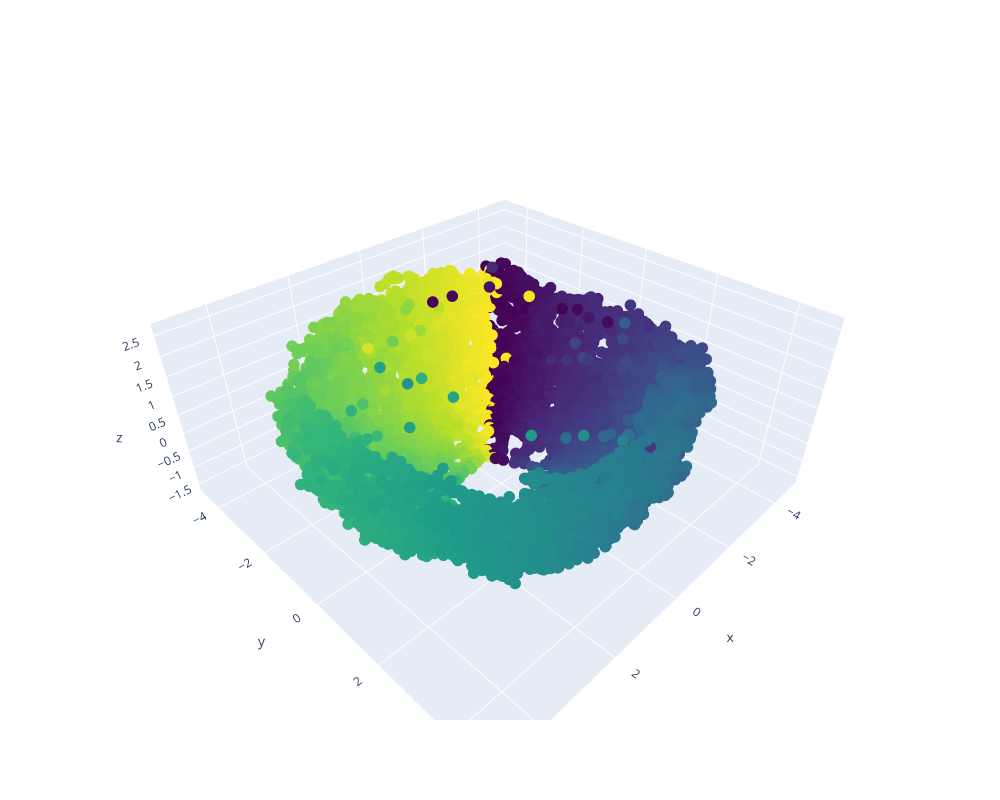

Notebook source saved alongside this figure:
### Code cell
# conserved_quantities = [phi0_c_values, energy_c_values, angular_momentum_c_values]
color = conserved_quantities[0]

fig = go.Figure(
        data=[go.Scatter3d(
        x=dims[0],
        y=dims[1],
        z=dims[2],
        mode='markers',
        marker=dict(
            size=4,
            color=color, # set color to an array/list of desired values
            colorscale='viridis',
            opacity=1
        )
    )],
    layout=go.Layout(height=800, width=1000)
)
fig.show()

### Figure 1 — Plotly figure (JSON) as saved in the notebook; plotly's stock layout.template omitted (floating-point values rounded to 4 significant figures; data arrays with more than 128 entries replaced by an {"elided": "..."} marker saying what was removed)
{"data": [{"marker": {"color": {"elided": "10000 float values"}, "colorscale": [[0, "#440154"], [0.1111, "#482878"], [0.2222, "#3e4989"], [0.3333, "#31688e"], [0.4444, "#26828e"], [0.5556, "#1f9e89"], [0.6667, "#35b779"], [0.7778, "#6ece58"], [0.8889, "#b5de2b"], [1, "#fde725"]], "opacity": 1, "size": 4}, "mode": "markers", "type": "scatter3d", "x": {"elided": "10000 float values"}, "y": {"elided": "10000 float values"}, "z": {"elided": "10000 float values"}}], "layout": {"height": 800, "scene": {"aspectmode": "auto", "aspectratio": {"x": 1.334, "y": 1.286, "z": 0.5826}}, "width": 1000}}
